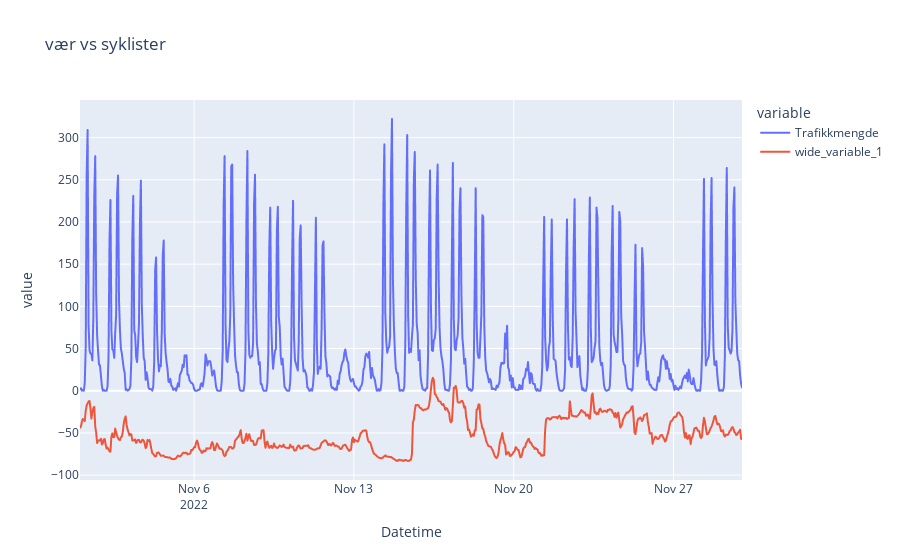

Here is the notebook cell this chart was saved with:
### Markdown cell above
Veldig lite sammenheng mellom begge disse... <br>
ikke sånn som jeg forventet det.<br>
hva er det beste været man kan ha? det må jo være Relativ (temperatur + solskinnstid) * 2 - relativ luftfuktighet. <br>
sjekke om det har noen sammenheng..

### Code cell
fukt_temp_sol = (november_data['Lufttemperatur'] + november_data['Solskinstid']) * 2 - november_data['Relativ luftfuktighet']

wheaterfig = px.line(november_data, x= 'Datetime', y= ['Trafikkmengde', fukt_temp_sol], title= 'vær vs syklister')
wheaterfig

### Figure 1 — Plotly figure (JSON) as saved in the notebook; plotly's stock layout.template omitted (floating-point values rounded to 4 significant figures; data arrays with more than 128 entries replaced by an {"elided": "..."} marker saying what was removed)
{"data": [{"hovertemplate": "variable=Trafikkmengde<br>Datetime=%{x}<br>value=%{y}<extra></extra>", "legendgroup": "Trafikkmengde", "line": {"color": "#636efa", "dash": "solid"}, "marker": {"symbol": "circle"}, "mode": "lines", "name": "Trafikkmengde", "showlegend": true, "type": "scattergl", "x": {"elided": "697 str values"}, "xaxis": "x", "y": {"elided": "697 int values"}, "yaxis": "y"}, {"hovertemplate": "variable=wide_variable_1<br>Datetime=%{x}<br>value=%{y}<extra></extra>", "legendgroup": "wide_variable_1", "line": {"color": "#EF553B", "dash": "solid"}, "marker": {"symbol": "circle"}, "mode": "lines", "name": "wide_variable_1", "showlegend": true, "type": "scattergl", "x": {"elided": "697 str values"}, "xaxis": "x", "y": {"elided": "697 float values"}, "yaxis": "y"}], "layout": {"legend": {"title": {"text": "variable"}, "tracegroupgap": 0}, "title": {"text": "vær vs syklister"}, "xaxis": {"anchor": "y", "domain": [0, 1], "title": {"text": "Datetime"}}, "yaxis": {"anchor": "x", "domain": [0, 1], "title": {"text": "value"}}}}
